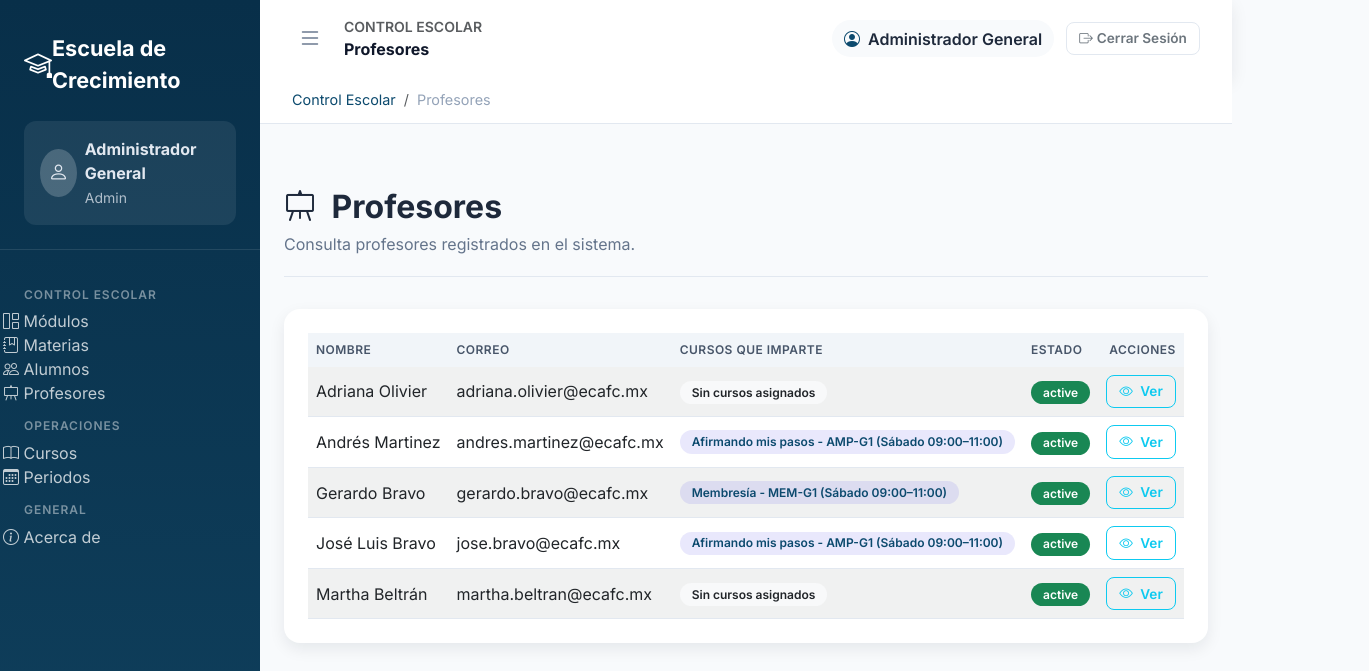
The app's page /teachers (signed in), older data.
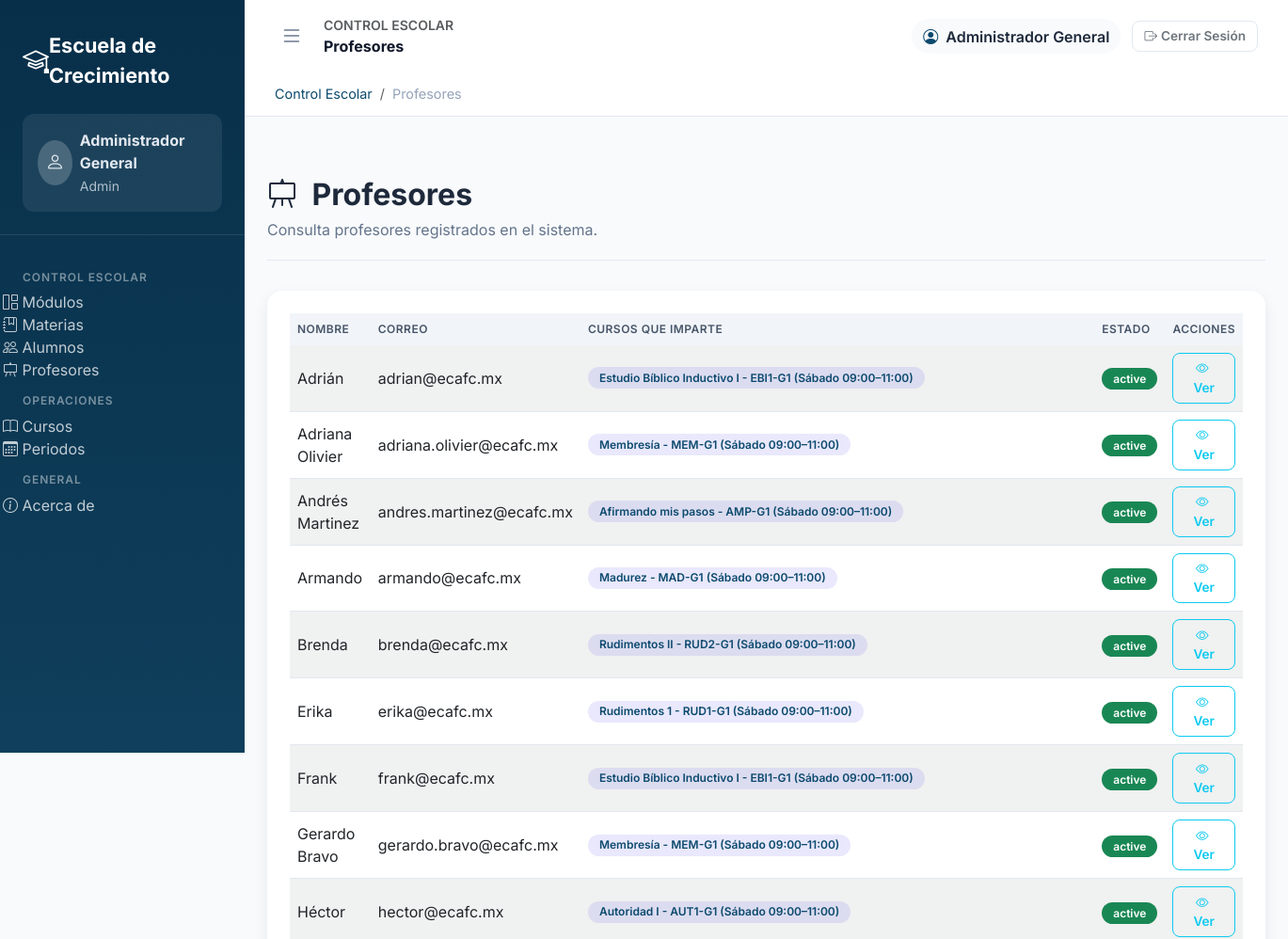
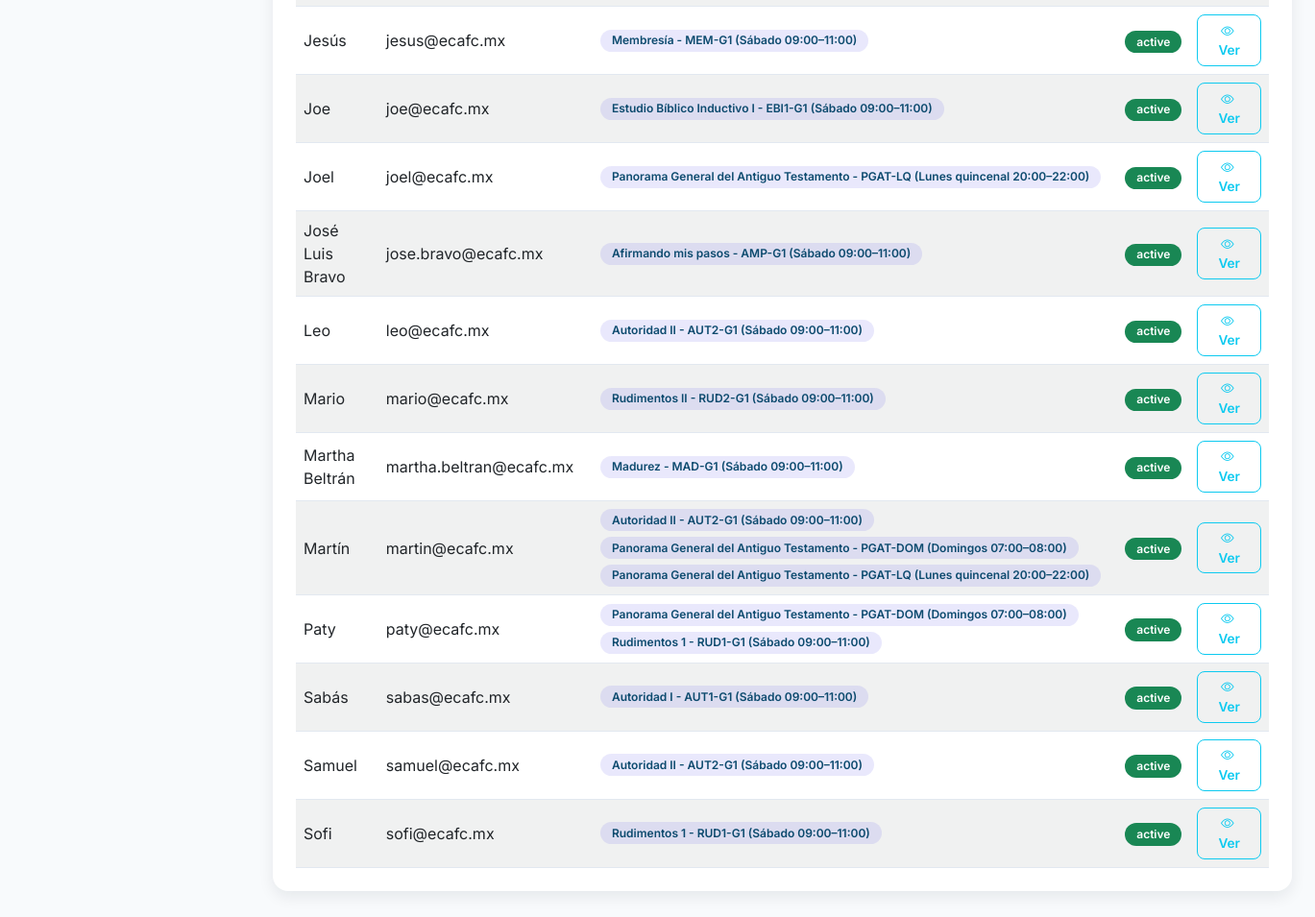
The same page, newer data (2 pictures, top to bottom).
### tables this page shows
CREATE TABLE `users` (
  `id` int(10) UNSIGNED NOT NULL,
  `name` varchar(120) NOT NULL,
  `email` varchar(190) NOT NULL,
  `password_hash` varchar(255) DEFAULT NULL,
  `google_id` varchar(64) DEFAULT NULL,
  `role` enum('admin','teacher','student','control_escolar') NOT NULL DEFAULT 'student',
  `status` enum('active','inactive','blocked') NOT NULL DEFAULT 'active',
  `created_at` timestamp NOT NULL DEFAULT CURRENT_TIMESTAMP,
  `updated_at` timestamp NOT NULL DEFAULT CURRENT_TIMESTAMP ON UPDATE CURRENT_TIMESTAMP
);

### src/UI/Views/users/teachers.php (the view, shortened to what the changed rows need)
<div class="container-xxl app-content">
    <div class="page-header">
        <div>
            <h1 class="page-title"><i class="bi bi-easel me-2"></i> Profesores</h1>
        </div>
    </div>
    <div class="card">
        <div class="card-body">
            <?php if (empty($teachers)): ?>
                <p class="text-muted">No hay profesores registrados.</p>
            <?php else: ?>
                <div class="table-responsive">
                    <table class="table table-striped align-middle" data-datatable data-order-column="0" data-order-direction="asc">
                        <thead>
                            <tr>
                                <th>Nombre</th>
                                <th>Correo</th>
                                <th>Cursos que imparte</th>
                                <th>Estado</th>
                                <th class="text-end" data-orderable="false">Acciones</th>
                            </tr>
                        </thead>
                        <tbody>
                            <?php foreach ($teachers as $teacher): ?>
                                <?php $coursesList = array_filter(explode('||', $teacher['course_names'] ?? '')); ?>
                                <tr>
                                    <td><?= htmlspecialchars($teacher['name']) ?></td>
                                    <td><?= htmlspecialchars($teacher['email']) ?></td>
                                    <td>
                                        <?php if (empty($coursesList)): ?>
                                            <span class="badge bg-light text-dark">Sin cursos asignados</span>
                                        <?php else: ?>
                                            <div class="table-badges">
                                                <?php foreach ($coursesList as $courseLabel): ?>
                                                    <span class="badge badge-soft-primary"><?= htmlspecialchars($courseLabel) ?></span>
                                                <?php endforeach; ?>
                                            </div>
                                        <?php endif; ?>
                                    </td>
                                    <td>
                                        <span class="badge <?= $teacher['status'] === 'active' ? 'bg-success' : 'bg-secondary' ?>">
                                            <?= htmlspecialchars($teacher['status']) ?>
                                        </span>
                                    </td>
                                    <td class="text-end">
                                        <button type="button" class="btn btn-sm btn-outline-info" data-bs-toggle="modal" data-bs-target="#teacherModal<?= (int) $teacher['id'] ?>">
                                            <i class="bi bi-eye me-1"></i> Ver
                                        </button>
                                    </td>
                                </tr>
                            <?php endforeach; ?>
                        </tbody>
                    </table>
                </div>
            <?php endif; ?>
        </div>
    </div>
</div>

### src/UI/Views/layouts/header.php (shortened to what the changed rows need)
<?php
$basePath = rtrim($basePath ?? '', '/');
$isAuthenticated = isset($_SESSION['user_id']);
$breadcrumbs = $breadcrumbs ?? [];
?>
<!DOCTYPE html>
<html lang="es">
<head>
    <link href="https://cdn.jsdelivr.net/npm/bootstrap@5.3.0/dist/css/bootstrap.min.css" rel="stylesheet">
    <link href="https://cdn.jsdelivr.net/npm/bootstrap-icons@1.11.3/font/bootstrap-icons.css" rel="stylesheet">
    <link href="https://cdn.jsdelivr.net/npm/select2@4.1.0-rc.0/dist/css/select2.min.css" rel="stylesheet">
    <link href="https://cdn.jsdelivr.net/npm/select2-bootstrap-5-theme@1.3.0/dist/select2-bootstrap-5-theme.min.css" rel="stylesheet">
    <link href="https://cdn.datatables.net/1.13.8/css/dataTables.bootstrap5.min.css" rel="stylesheet">
    <link href="https://cdn.datatables.net/buttons/2.4.2/css/buttons.bootstrap5.min.css" rel="stylesheet">
    <link href="<?= htmlspecialchars($basePath) ?>/assets/css/ui-premium.css" rel="stylesheet">
</head>
<body class="app-body">
    <?php if ($isAuthenticated): ?>
        <div class="app-shell">
            <div class="main-content" id="mainContent">
                <?php if (!empty($breadcrumbs)): ?>
                    <nav class="breadcrumb-nav" aria-label="breadcrumb">
                        <ol class="breadcrumb">
                            <?php foreach ($breadcrumbs as $index => $breadcrumb): ?>
                                <?php
                                $label = $breadcrumb['label'] ?? '';
                                $url = $breadcrumb['url'] ?? null;
                                $isLast = $index === array_key_last($breadcrumbs);
                                ?>
                                <?php if ($url && !$isLast): ?>
                                    <li class="breadcrumb-item"><a href="<?= htmlspecialchars($url) ?>"><?= htmlspecialchars($label) ?></a></li>
                                <?php else: ?>
                                    <li class="breadcrumb-item active" aria-current="page"><?= htmlspecialchars($label) ?></li>
                                <?php endif; ?>
                            <?php endforeach; ?>
                        </ol>
                    </nav>
                <?php endif; ?>
                <main class="content app-content">
    <?php endif; ?>

Row changes from the older to the newer data that the page shows:
added users: name "Adrián", email "adrian@ecafc.mx", courseLabel "Estudio Bíblico Inductivo I - EBI1-G1 (Sábado 09:00–11:00)", status "active"
shown differently, row unchanged: users "Adriana Olivier": no longer shows "Sin cursos asignados"
added users: name "Armando", email "armando@ecafc.mx", courseLabel "Madurez - MAD-G1 (Sábado 09:00–11:00)", status "active"
added users: name "Brenda", email "brenda@ecafc.mx", courseLabel "Rudimentos II - RUD2-G1 (Sábado 09:00–11:00)", status "active"
added users: name "Erika", email "erika@ecafc.mx", courseLabel "Rudimentos 1 - RUD1-G1 (Sábado 09:00–11:00)", status "active"
added users: name "Frank", email "frank@ecafc.mx", courseLabel "Estudio Bíblico Inductivo I - EBI1-G1 (Sábado 09:00–11:00)", status "active"
added users: name "Héctor", email "hector@ecafc.mx", courseLabel "Autoridad I - AUT1-G1 (Sábado 09:00–11:00)", status "active"
added users: name "Jesús", email "jesus@ecafc.mx", courseLabel "Membresía - MEM-G1 (Sábado 09:00–11:00)", status "active"
added users: name "Joe", email "joe@ecafc.mx", courseLabel "Estudio Bíblico Inductivo I - EBI1-G1 (Sábado 09:00–11:00)", status "active"
added users: name "Joel", email "joel@ecafc.mx", courseLabel "Panorama General del Antiguo Testamento - PGAT-LQ (Lunes quincenal 20:00–22:00)", status "active"
added users: name "Leo", email "leo@ecafc.mx", courseLabel "Autoridad II - AUT2-G1 (Sábado 09:00–11:00)", status "active"
added users: name "Mario", email "mario@ecafc.mx", courseLabel "Rudimentos II - RUD2-G1 (Sábado 09:00–11:00)", status "active"
shown differently, row unchanged: users "Martha Beltrán": no longer shows "Sin cursos asignados"
added users: name "Martín", email "martin@ecafc.mx", courseLabel "Autoridad II - AUT2-G1 (Sábado 09:00–11:00)", courseLabel "Panorama General del Antiguo Testamento - PGAT-DOM (Domingos 07:00–08:00)", courseLabel "Panorama General del Antiguo Testamento - PGAT-LQ (Lunes quincenal 20:00–22:00)", status "active", shown under "Profesores"
added users: name "Paty", email "paty@ecafc.mx", courseLabel "Panorama General del Antiguo Testamento - PGAT-DOM (Domingos 07:00–08:00)", courseLabel "Rudimentos 1 - RUD1-G1 (Sábado 09:00–11:00)", status "active", shown under "Profesores"
added users: name "Sabás", email "sabas@ecafc.mx", courseLabel "Autoridad I - AUT1-G1 (Sábado 09:00–11:00)", status "active"
added users: name "Samuel", email "samuel@ecafc.mx", courseLabel "Autoridad II - AUT2-G1 (Sábado 09:00–11:00)", status "active"
added users: name "Sofi", email "sofi@ecafc.mx", courseLabel "Rudimentos 1 - RUD1-G1 (Sábado 09:00–11:00)", status "active"
